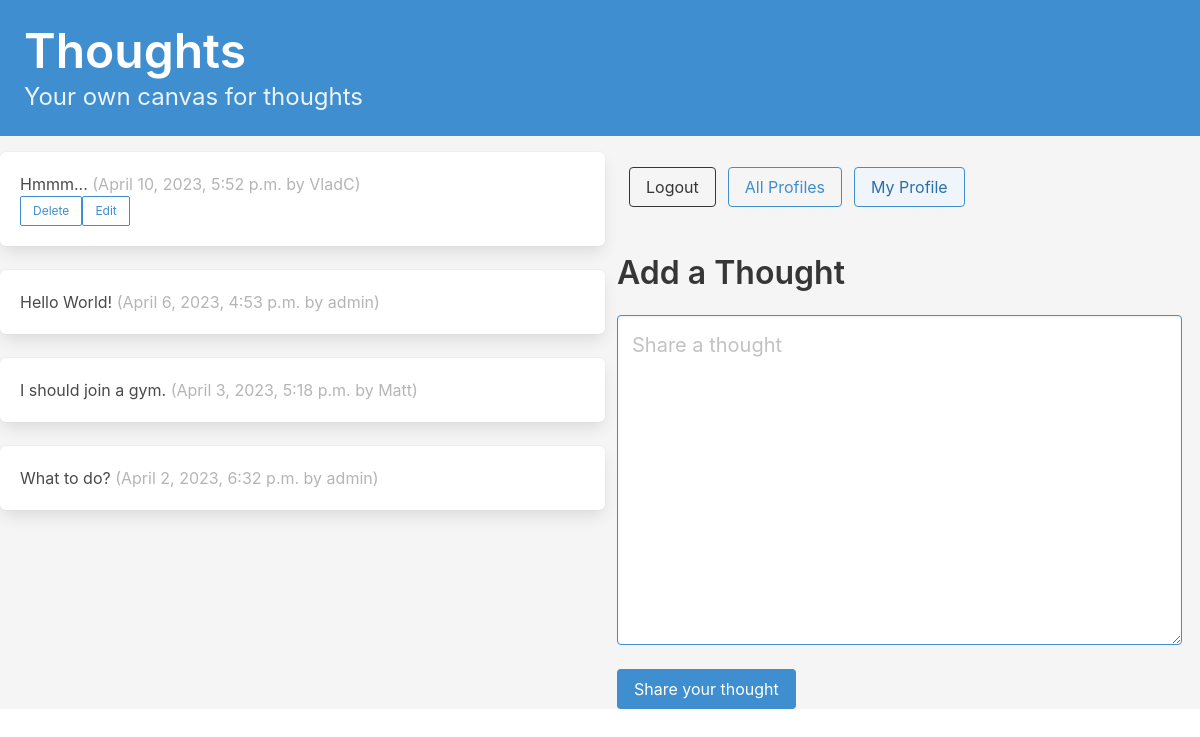
The page / (signed in) on the database its author committed.
### socialapp/models.py (models this page shows, shortened)
class Thought(models.Model):
    profile = models.ForeignKey(
        Profile, related_name="thoughts", on_delete=models.DO_NOTHING)
    body = models.CharField(max_length=200)
    created_at = models.DateTimeField(auto_now_add=True)
    user = Profile
    class Meta:
        ordering = ['-created_at']

class Profile(models.Model):
    user = models.OneToOneField(User, on_delete=models.CASCADE)
    follows = models.ManyToManyField(
        'self',
        related_name='followed_by',
        symmetrical=False,
        blank=True
    )

### socialapp/views.py (the view)
# urls.py: path('', dashboard, name='dashboard'),
@login_required
def dashboard(request):
    form = ThoughtForm(request.POST or None)
    profile = Profile.objects.filter(user=request.user).get()
    if request.method == "POST":
        if form.is_valid():
            thoughts = form.save(commit=False)
            thoughts.profile = profile
            thoughts.save()
            return redirect("socialapp:dashboard")
    profiles = list(profile.follows.all())
    profiles.append(profile)
    followed_thoughts = Thought.objects.filter(
        profile__in=profiles
    ).order_by("-created_at")
    return render(request, 'socialapp/dashboard.html', {"form": form, "thoughts": list(followed_thoughts), "profile": profile})

### socialapp/forms.py
class ThoughtForm(forms.ModelForm):
    body = forms.CharField(
        required=True,
        widget=forms.widgets.Textarea(
            attrs={
                "placeholder": "Share a thought ",
                "class": "textarea is-info is-medium"
            }
        ),
        label="",
    )
    class Meta:
        model = Thought
        exclude = ("profile", )

### socialapp/templates/socialapp/dashboard.html (shortened to what this page needs)
{% extends "index.html" %}
{% block content %}
<div class="column">
    {% for thought in thoughts %}
    <div class="box">
        {{ thought.body }}
        <span class="is-small has-text-grey-light">({{ thought.created_at }} by {{ thought.profile.user.username }})</span>
        {% if thought.profile == profile %}
        <div class="field is-grouped">
            <form action='{% url "socialapp:delete_thought" thought.id%}' method="POST">
                <button class="button is-info is-outlined is-small">Delete</button>
            </form>
            <form action='{% url "socialapp:edit_thought" thought.id%}' method="EDIT">
                <button class="button is-info is-outlined is-small">Edit</button>
            </form>
        </div>
        {% endif %}
    </div>
    {% endfor %}
</div>
<div class="block">
    {% if user.is_authenticated %}
    <div class="field is-grouped" style="margin-top:27px">
        <p class="control">
        <div class="block">
            <form action='{% url "logout" %}'>
                <button class="button is-dark is-outlined is-fullwidth is-normal ">Logout</button>
            </form>
        </div>
        {% else %}
        <a href="{% url 'socialapp:dashboard' %} "></a>
        {% endif %}
        </p>
        <p class="control">
        <div class="block">
            {% if user.is_authenticated %}
            <a href="{% url 'socialapp:list_of_profiles' %} ">
                <button class="button is-info is-outlined is-fullwidth is-normal ">All Profiles</button>
            </a>
            {% else %}
            <a href="{% url 'login' %}"></a>
            {% endif %}
        </div>
        </p>
        <p class="control">
        <div class="block">
            {% if user.is_authenticated %}
            <a href="{% url 'socialapp:profile' request.user.profile.id %} ">
                <button class="button is-info is-light is-outlined is-right">My Profile</button>
            </a>
            {% endif %}
        </div>
        </p>
    </div>
    <div class="block">
        {% if user.is_authenticated %}
        <h2 class="title is-3 is-normal mt-5">Add a Thought</h2>
    </div>
    <div class="block" style="margin-right: 30px;">
        <form method="post">
            {{ form.as_p }}
            <button class="button is-info is-fullwidh is-normal mt-5" type="submit">Share your thought</button>
        </form>
        {% endif %}
    </div>
</div>
</div>
</div>
{% endblock content %}

### socialapp/templates/index.html (style rules this page uses)
body { background-color: #f5f5f5; }

### rows shown on the page
Thought: body "Hmmm...", created_at "April 10, 2023, 5:52 p.m.", profile.user.username "VladC", shows "Delete"
Thought: body "Hello World!", created_at "April 6, 2023, 4:53 p.m.", profile.user.username "admin"
Thought: body "I should join a gym.", created_at "April 3, 2023, 5:18 p.m.", profile.user.username "Matt"
Thought: body "What to do?", created_at "April 2, 2023, 6:32 p.m.", profile.user.username "admin"
